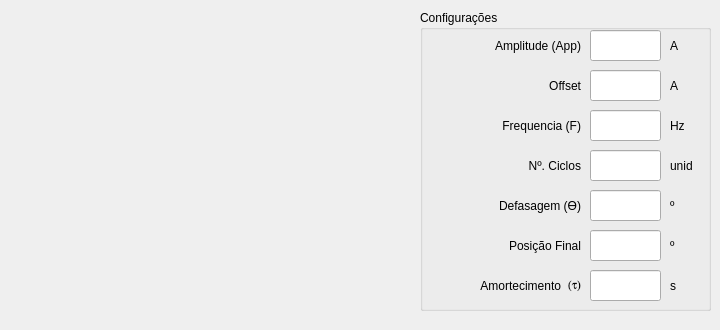
         <widget class="QWidget" name="tab_14">
          <attribute name="title">
           <string>Cushioned Senoid</string>
          </attribute>
          <widget class="QLabel" name="label_62">
           <property name="geometry">
            <rect>
             <x>10</x>
             <y>30</y>
             <width>401</width>
             <height>231</height>
            </rect>
           </property>
           <property name="text">
            <string/>
           </property>
           <property name="pixmap">
            <pixmap>../../../../Users/james.citadini/.designer/backup/imagens/Senoide_Amortecida_2.jpg</pixmap>
           </property>
           <property name="scaledContents">
            <bool>true</bool>
           </property>
          </widget>
          <widget class="QGroupBox" name="groupBox_19">
           <property name="geometry">
            <rect>
             <x>420</x>
             <y>10</y>
             <width>291</width>
             <height>301</height>
            </rect>
           </property>
           <property name="title">
            <string>Configurações</string>
           </property>
           <widget class="QLineEdit" name="Amplitude_Senoidal_Amortecida">
            <property name="geometry">
             <rect>
              <x>170</x>
              <y>20</y>
              <width>71</width>
              <height>31</height>
             </rect>
            </property>
           </widget>
           <widget class="QLineEdit" name="Offset_Senoidal_Amortecida">
            <property name="geometry">
             <rect>
              <x>170</x>
              <y>60</y>
              <width>71</width>
              <height>31</height>
             </rect>
            </property>
            <property name="text">
             <string/>
            </property>
           </widget>
           <widget class="QLabel" name="label_92">
            <property name="geometry">
             <rect>
              <x>0</x>
              <y>20</y>
              <width>161</width>
              <height>31</height>
             </rect>
            </property>
            <property name="text">
             <string>Amplitude (App)</string>
            </property>
            <property name="alignment">
             <set>Qt::AlignRight|Qt::AlignTrailing|Qt::AlignVCenter</set>
            </property>
           </widget>
           <widget class="QLabel" name="label_95">
            <property name="geometry">
             <rect>
              <x>0</x>
              <y>180</y>
              <width>161</width>
              <height>31</height>
             </rect>
            </property>
            <property name="text">
             <string>Defasagem (ϴ)</string>
            </property>
            <property name="alignment">
             <set>Qt::AlignRight|Qt::AlignTrailing|Qt::AlignVCenter</set>
            </property>
           </widget>
           <widget class="QLabel" name="label_100">
            <property name="geometry">
             <rect>
              <x>250</x>
              <y>20</y>
              <width>41</width>
              <height>31</height>
             </rect>
            </property>
            <property name="text">
             <string>A </string>
            </property>
           </widget>
           <widget class="QLabel" name="label_120">
            <property name="geometry">
             <rect>
              <x>250</x>
              <y>60</y>
              <width>21</width>
              <height>31</height>
             </rect>
            </property>
            <property name="text">
             <string>A</string>
            </property>
           </widget>
           <widget class="QLineEdit" name="Defasagem_Senoidal_Amortecida">
            <property name="geometry">
             <rect>
              <x>170</x>
              <y>180</y>
              <width>71</width>
              <height>31</height>
             </rect>
            </property>
            <property name="text">
             <string/>
            </property>
           </widget>
           <widget class="QLabel" name="label_122">
            <property name="geometry">
             <rect>
              <x>0</x>
              <y>60</y>
              <width>161</width>
              <height>31</height>
             </rect>
            </property>
            <property name="text">
             <string>Offset</string>
            </property>
            <property name="alignment">
             <set>Qt::AlignRight|Qt::AlignTrailing|Qt::AlignVCenter</set>
            </property>
           </widget>
           <widget class="QLabel" name="label_143">
            <property name="geometry">
             <rect>
              <x>250</x>
              <y>180</y>
              <width>21</width>
              <height>31</height>
             </rect>
            </property>
            <property name="text">
             <string>º</string>
            </property>
           </widget>
           <widget class="QLabel" name="label_144">
            <property name="geometry">
             <rect>
              <x>250</x>
              <y>100</y>
              <width>31</width>
              <height>31</height>
             </rect>
            </property>
            <property name="text">
             <string>Hz</string>
            </property>
           </widget>
           <widget class="QLineEdit" name="Frequencia_Senoidal_Amortecida">
            <property name="geometry">
             <rect>
              <x>170</x>
              <y>100</y>
              <width>71</width>
              <height>31</height>
             </rect>
            </property>
            <property name="text">
             <string/>
            </property>
           </widget>
           <widget class="QLabel" name="label_145">
            <property name="geometry">
             <rect>
              <x>250</x>
              <y>220</y>
              <width>21</width>
              <height>31</height>
             </rect>
            </property>
            <property name="text">
             <string>º</string>
            </property>
           </widget>
           <widget class="QLabel" name="label_146">
            <property name="geometry">
             <rect>
              <x>0</x>
              <y>100</y>
              <width>161</width>
              <height>31</height>
             </rect>
            </property>
            <property name="text">
             <string>Frequencia (F)</string>
            </property>
            <property name="alignment">
             <set>Qt::AlignRight|Qt::AlignTrailing|Qt::AlignVCenter</set>
            </property>
           </widget>
           <widget class="QLabel" name="label_147">
            <property name="geometry">
             <rect>
              <x>20</x>
              <y>220</y>
              <width>141</width>
              <height>31</height>
             </rect>
            </property>
            <property name="text">
             <string>Posição Final</string>
            </property>
            <property name="alignment">
             <set>Qt::AlignRight|Qt::AlignTrailing|Qt::AlignVCenter</set>
            </property>
           </widget>
           <widget class="QLineEdit" name="Posicao_Final_Senoidal_Amortecida">
            <property name="geometry">
             <rect>
              <x>170</x>
              <y>220</y>
              <width>71</width>
              <height>31</height>
             </rect>
            </property>
           </widget>
           <widget class="QLabel" name="label_148">
            <property name="geometry">
             <rect>
              <x>250</x>
              <y>140</y>
              <width>41</width>
              <height>31</height>
             </rect>
            </property>
            <property name="text">
             <string>unid</string>
            </property>
           </widget>
           <widget class="QLabel" name="label_149">
            <property name="geometry">
             <rect>
              <x>0</x>
              <y>140</y>
              <width>161</width>
              <height>31</height>
             </rect>
            </property>
            <property name="text">
             <string>Nº. Ciclos</string>
            </property>
            <property name="alignment">
             <set>Qt::AlignRight|Qt::AlignTrailing|Qt::AlignVCenter</set>
            </property>
           </widget>
           <widget class="QLineEdit" name="N_Ciclos_Senoidal_Amortecida">
            <property name="geometry">
             <rect>
              <x>170</x>
              <y>140</y>
              <width>71</width>
              <height>31</height>
             </rect>
            </property>
           </widget>
           <widget class="QLabel" name="label_150">
            <property name="geometry">
             <rect>
              <x>250</x>
              <y>260</y>
              <width>21</width>
              <height>31</height>
             </rect>
            </property>
            <property name="text">
             <string>s</string>
            </property>
           </widget>
           <widget class="QLabel" name="label_105">
            <property name="geometry">
             <rect>
              <x>30</x>
              <y>260</y>
              <width>111</width>
              <height>31</height>
             </rect>
            </property>
            <property name="text">
             <string>Amortecimento</string>
            </property>
            <property name="alignment">
             <set>Qt::AlignRight|Qt::AlignTrailing|Qt::AlignVCenter</set>
            </property>
           </widget>
           <widget class="QLineEdit" name="Amortecimento_Senoidal">
            <property name="geometry">
             <rect>
              <x>170</x>
              <y>260</y>
              <width>71</width>
              <height>31</height>
             </rect>
            </property>
            <property name="text">
             <string/>
            </property>
           </widget>
           <widget class="QLabel" name="label_107">
            <property name="geometry">
             <rect>
              <x>140</x>
              <y>260</y>
              <width>21</width>
              <height>31</height>
             </rect>
            </property>
            <property name="font">
             <font>
              <family>Symbol</family>
             </font>
            </property>
            <property name="text">
             <string>(t)</string>
            </property>
            <property name="alignment">
             <set>Qt::AlignRight|Qt::AlignTrailing|Qt::AlignVCenter</set>
            </property>
           </widget>
          </widget>
          <widget class="QLabel" name="label_71">
           <property name="geometry">
            <rect>
             <x>60</x>
             <y>260</y>
             <width>321</width>
             <height>61</height>
            </rect>
           </property>
           <property name="text">
            <string/>
           </property>
           <property name="pixmap">
            <pixmap>../../../../Users/james.citadini/.designer/backup/imagens/Eq_seno_amortecido.jpg</pixmap>
           </property>
           <property name="scaledContents">
            <bool>true</bool>
           </property>
          </widget>
         </widget>
